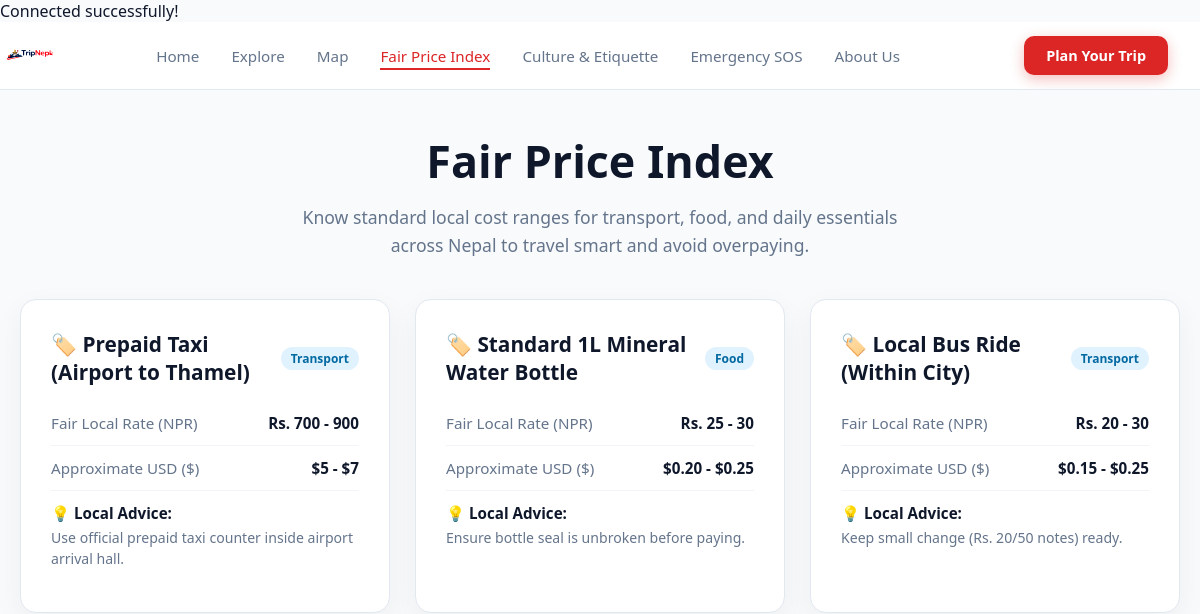
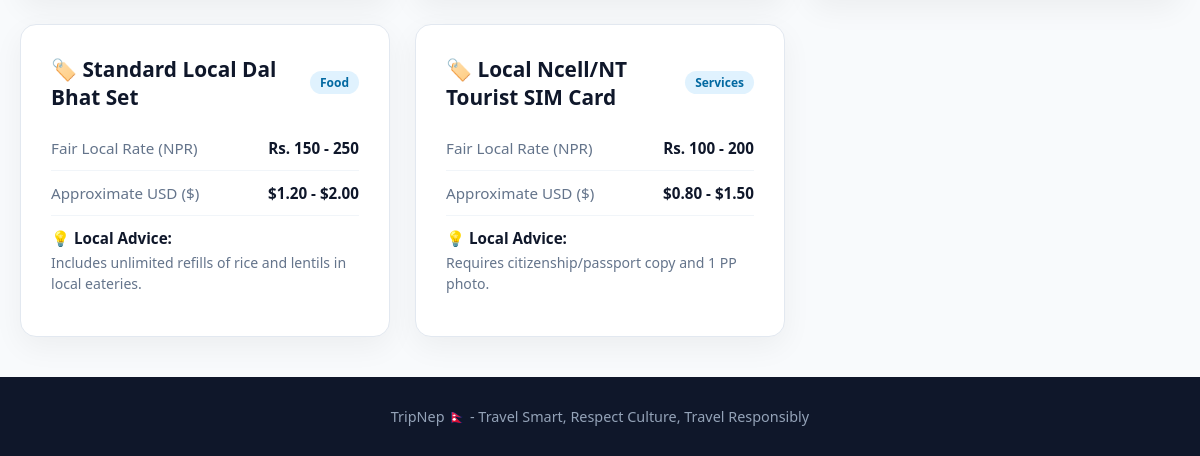
The app's page /fair_prices.php, older data (2 pictures, top to bottom).
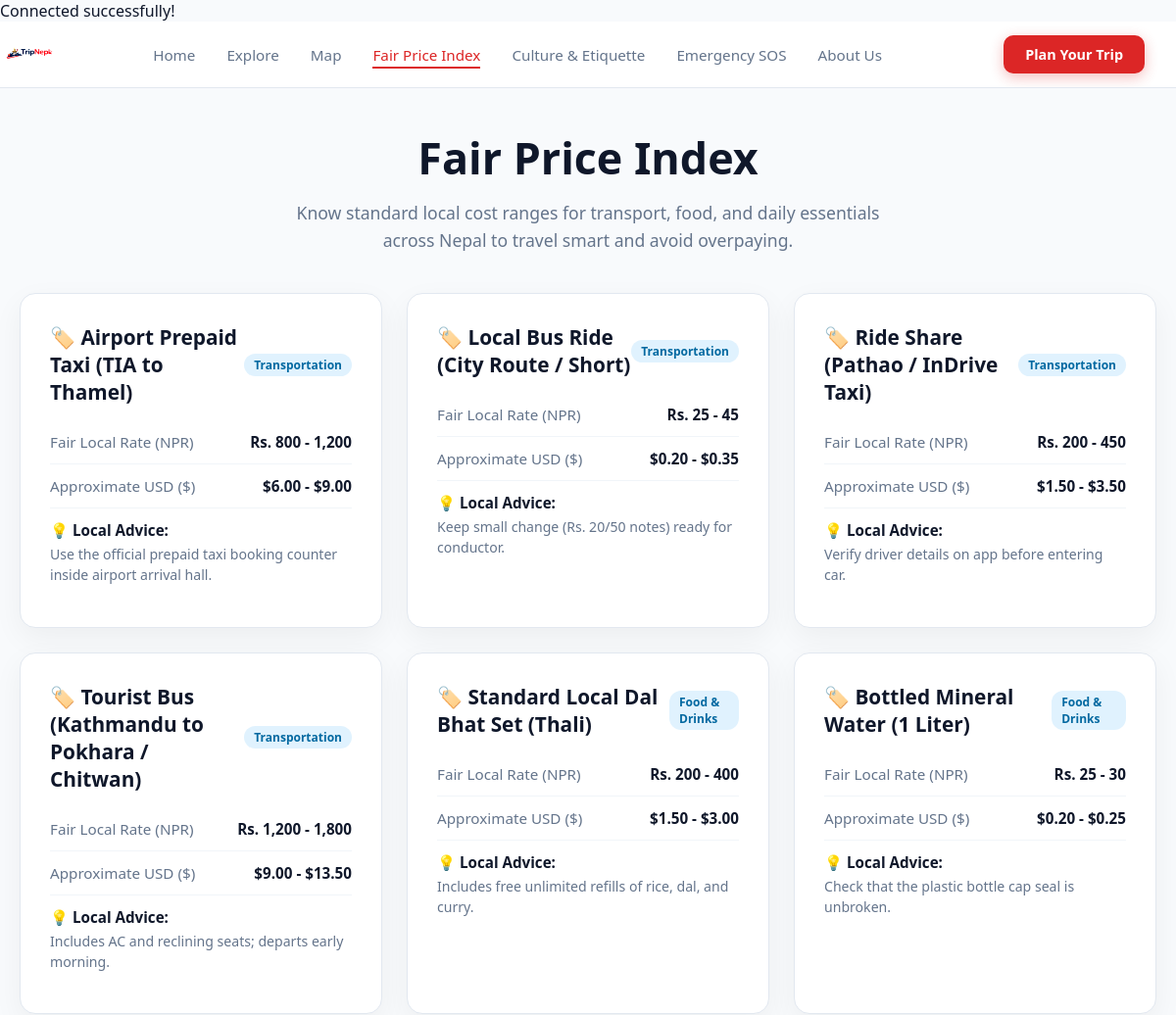
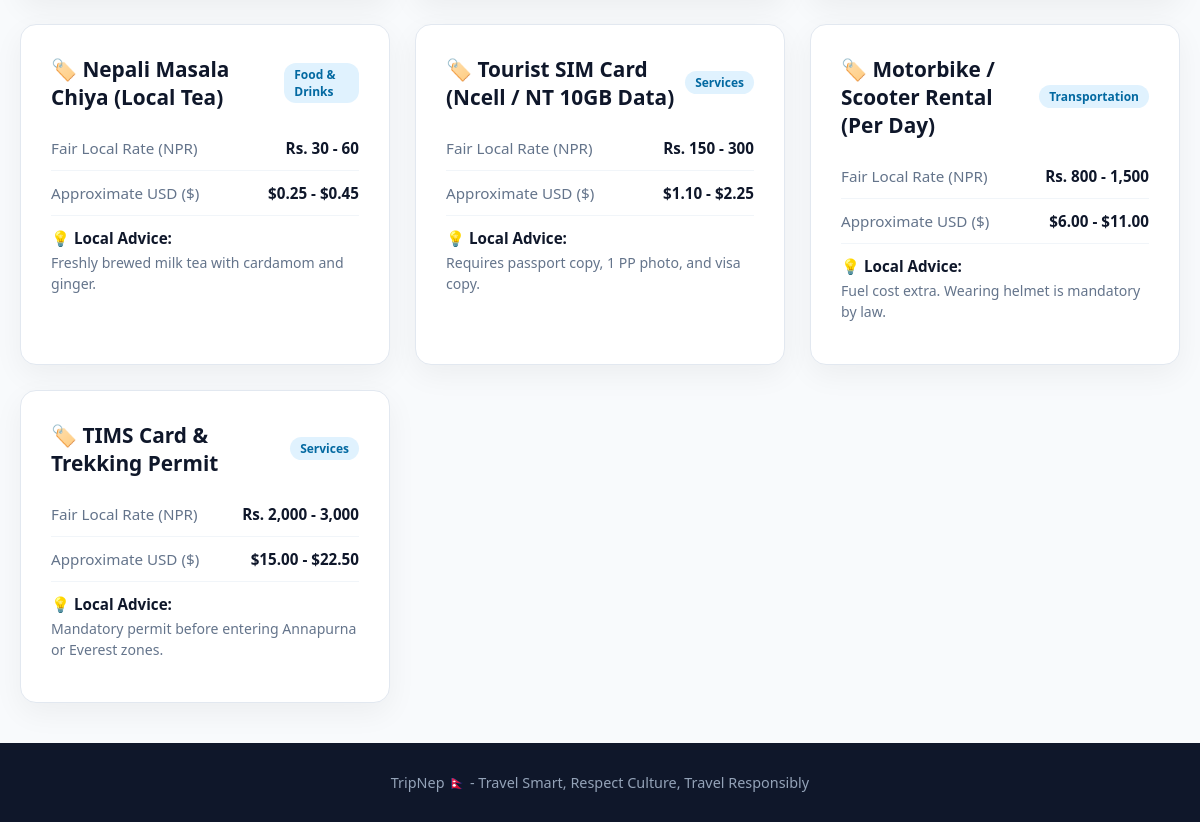
The same page, newer data (2 pictures, top to bottom).
### tables this page shows
CREATE TABLE IF NOT EXISTS fair_prices (
    id INT AUTO_INCREMENT PRIMARY KEY,
    item_name VARCHAR(255) NOT NULL,
    category VARCHAR(100) NOT NULL, 
    price_npr VARCHAR(100) NOT NULL,
    price_usd VARCHAR(100) NOT NULL,
    tips TEXT NOT NULL
);

### fair_prices.php (the view, shortened to what this page needs)
<?php
require_once 'config/db.php';
$sql = "SELECT * FROM fair_prices ORDER BY id ASC";
$result = mysqli_query($conn, $sql);
?>
<!DOCTYPE html>
<html lang="en">
<head>
    <link rel="stylesheet" href="assets/css/universal.css">
</head>
<body>
    <header>
        <nav class="nav-bar">
            <div class="logo-container">
                <a href="index.php">
                    <img src="img/logo.jpeg" alt="TripNep Logo" class="logo-img" style="height: 40px;">
                </a>
            </div>
            <ul class="nav-list">
                <li><a href="index.php">Home</a></li>
                <li><a href="index.php#explore">Explore</a></li>
                <li><a href="map.php">Map</a></li>
                <li><a href="fair_prices.php" class="active">Fair Price Index</a></li>
                <li><a href="etiquette.php">Culture & Etiquette</a></li>
                <li><a href="emergency.php">Emergency SOS</a></li>
                <li><a href="about.php">About Us</a></li>
            </ul>
            <a href="emergency.php" class="nav-cta">Plan Your Trip</a>
        </nav>
    </header>
    <main class="price-container">
        <section class="price-hero">
            <h1>Fair Price Index</h1>
            <p>Know standard local cost ranges for transport, food, and daily essentials across Nepal to travel smart and avoid overpaying.</p>
        </section>
        <section class="price-grid">
            <?php if (mysqli_num_rows($result) > 0): ?>
                <?php while ($row = mysqli_fetch_assoc($result)): ?>
                    <div class="price-card">
                        <h3>
                            <span>🏷️ <?php echo htmlspecialchars($row['item_name']); ?></span>
                            <span class="category-tag"><?php echo htmlspecialchars($row['category']); ?></span>
                        </h3>
                        <div class="price-item">
                            <span class="item-name">Fair Local Rate (NPR)</span>
                            <span class="item-cost"><?php echo htmlspecialchars($row['price_npr']); ?></span>
                        </div>
                        <div class="price-item">
                            <span class="item-name">Approximate USD ($)</span>
                            <span class="item-cost"><?php echo htmlspecialchars($row['price_usd']); ?></span>
                        </div>
                        <div class="price-item" style="flex-direction: column; gap: 4px;">
                            <span class="item-name" style="color: #0f172a; font-weight: 600;">💡 Local Advice:</span>
                            <span style="color: #64748b; font-size: 0.88rem; line-height: 1.5;"><?php echo htmlspecialchars($row['tips']); ?></span>
                        </div>
                    </div>
                <?php endwhile; ?>
            <?php else: ?>
                <p style="text-align: center; color: #64748b; grid-column: 1 / -1;">No price records found in the database.</p>
            <?php endif; ?>
        </section>
    </main>
    <footer style="background: #0f172a; color: #94a3b8; text-align: center; padding: 30px 20px; font-size: 0.9rem; margin-top: 40px;">
        <p>TripNep 🇳🇵 - Travel Smart, Respect Culture, Travel Responsibly</p>
    </footer>
</body>
</html>

Row changes from the older to the newer data that the page shows:
changed fair_prices: item_name "Prepaid Taxi (Airport to Thamel)" → "Airport Prepaid Taxi (TIA to Thamel)"; category "Transport" → "Transportation"; price_npr "Rs. 700 - 900" → "Rs. 800 - 1,200"; price_usd "$5 - $7" → "$6.00 - $9.00"; tips "Use official prepaid taxi counter inside airport arrival hall." → "Use the official prepaid taxi booking counter inside airport arrival hall."
changed fair_prices: item_name "Standard 1L Mineral Water Bottle" → "Local Bus Ride (City Route / Short)"; category "Food" → "Transportation"; price_npr "Rs. 25 - 30" → "Rs. 25 - 45"; price_usd "$0.20 - $0.25" → "$0.20 - $0.35"; tips "Ensure bottle seal is unbroken before paying." → "Keep small change (Rs. 20/50 notes) ready for conductor."
changed fair_prices: item_name "Local Bus Ride (Within City)" → "Ride Share (Pathao / InDrive Taxi)"; category "Transport" → "Transportation"; price_npr "Rs. 20 - 30" → "Rs. 200 - 450"; price_usd "$0.15 - $0.25" → "$1.50 - $3.50"; tips "Keep small change (Rs. 20/50 notes) ready." → "Verify driver details on app before entering car."
changed fair_prices: item_name "Standard Local Dal Bhat Set" → "Tourist Bus (Kathmandu to Pokhara / Chitwan)"; category "Food" → "Transportation"; price_npr "Rs. 150 - 250" → "Rs. 1,200 - 1,800"; price_usd "$1.20 - $2.00" → "$9.00 - $13.50"; tips "Includes unlimited refills of rice and lentils in local eateries." → "Includes AC and reclining seats; departs early morning."
changed fair_prices: item_name "Local Ncell/NT Tourist SIM Card" → "Standard Local Dal Bhat Set (Thali)"; category "Services" → "Food & Drinks"; price_npr "Rs. 100 - 200" → "Rs. 200 - 400"; price_usd "$0.80 - $1.50" → "$1.50 - $3.00"; tips "Requires citizenship/passport copy and 1 PP photo." → "Includes free unlimited refills of rice, dal, and curry."
added fair_prices: item_name "Bottled Mineral Water (1 Liter)", category "Food & Drinks", price_npr "Rs. 25 - 30", price_usd "$0.20 - $0.25", tips "Check that the plastic bottle cap seal is unbroken."
added fair_prices: item_name "Nepali Masala Chiya (Local Tea)", category "Food & Drinks", price_npr "Rs. 30 - 60", price_usd "$0.25 - $0.45", tips "Freshly brewed milk tea with cardamom and ginger."
added fair_prices: item_name "Tourist SIM Card (Ncell / NT 10GB Data)", category "Services", price_npr "Rs. 150 - 300", price_usd "$1.10 - $2.25", tips "Requires passport copy, 1 PP photo, and visa copy."
added fair_prices: item_name "Motorbike / Scooter Rental (Per Day)", category "Transportation", price_npr "Rs. 800 - 1,500", price_usd "$6.00 - $11.00", tips "Fuel cost extra. Wearing helmet is mandatory by law."
added fair_prices: item_name "TIMS Card & Trekking Permit", category "Services", price_npr "Rs. 2,000 - 3,000", price_usd "$15.00 - $22.50", tips "Mandatory permit before entering Annapurna or Everest zones."
